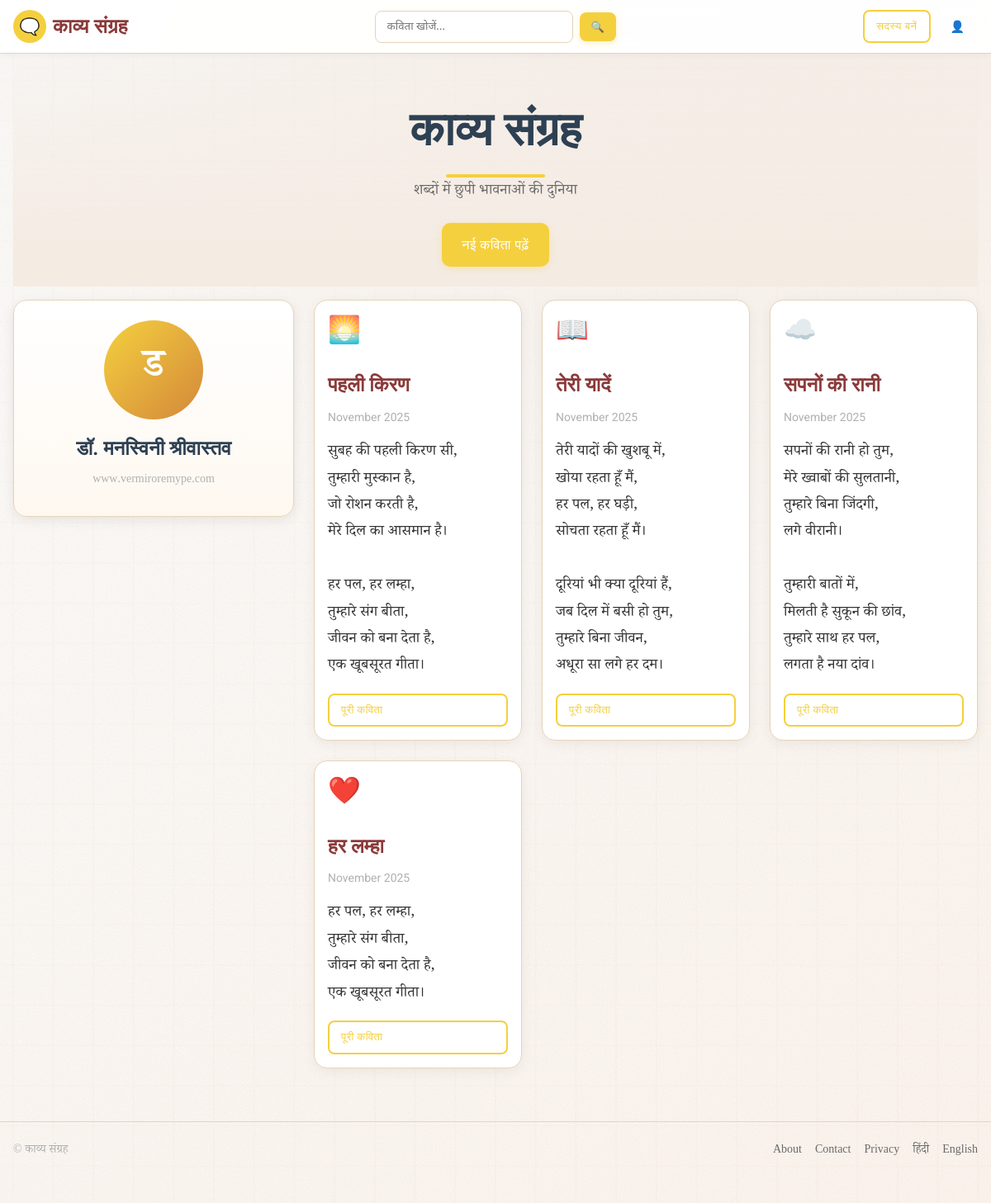
The page / on the database its author committed.
### app.py (models this page shows)
class Writer(db.Model):
    id = db.Column(db.Integer, primary_key=True)
    name = db.Column(db.String(120), nullable=False)
    bio = db.Column(db.Text, default='')
    email = db.Column(db.String(120), default='')
    social = db.Column(db.String(200), default='')
    avatar_url = db.Column(db.String(300), default='')

class Poem(db.Model):
    id = db.Column(db.Integer, primary_key=True)
    title = db.Column(db.String(200), nullable=False)
    body = db.Column(db.Text, nullable=False)
    date_added = db.Column(db.DateTime, default=datetime.utcnow, index=True)
    background_image = db.Column(db.String(300), default='')
    view_count = db.Column(db.Integer, default=0)

### app.py (the view)
@app.route('/')
def index():
    page = max(int(request.args.get('page', 1) or 1), 1)
    per_page = 12  # show more poems per page
    q = (request.args.get('q') or '').strip()
    base_query = Poem.query
    if q:
        like = f"%{q}%"
        base_query = base_query.filter((Poem.title.ilike(like)) | (Poem.body.ilike(like)))
    total = base_query.count()
    poems = (base_query
             .order_by(Poem.date_added.desc())
             .offset((page-1)*per_page)
             .limit(per_page)
             .all())
    writer = Writer.query.first()
    stat = SiteStat.query.get('home_hits')
    if not stat:
        stat = SiteStat(key='home_hits', count=0)
        db.session.add(stat)
    stat.count = (stat.count or 0) + 1
    db.session.commit()
    total_pages = (total + per_page - 1)//per_page
    return render_template('index.html', poems=poems, writer=writer, home_hits=stat.count,
                           page=page, per_page=per_page, total=total, total_pages=total_pages,
                           q=q)

### templates/index.html (shortened to what this page needs)
{% extends 'base.html' %}
{% block content %}
<section class="hero">
  <h1 class="hero-title">काव्य संग्रह</h1>
  <p class="tagline">शब्दों में छुपी भावनाओं की दुनिया{% if q %} · खोज: "{{ q }}" ({{ total }} परिणाम){% endif %}</p>
  <a href="#poems" class="btn primary lg">नई कविता पढ़ें</a>
</section>
<div class="layout">
  {% if writer %}
  <aside class="writer-card sticky fancy">
    <div class="writer-avatar">
      {% if writer.avatar_url %}
      <img src="{{ writer.avatar_url }}" alt="{{ writer.name }}">
      {% else %}
      {{ writer.name[0] if writer and writer.name }}
      {% endif %}
    </div>
    <div class="writer-info">
      <h3>{{ writer.name }}</h3>
      <p>www.vermiroremype.com</p>
    </div>
  </aside>
  {% endif %}
  <div>
    <div id="poems" class="poem-list cols-3">
      {% for poem in poems %}
      {% set icons = ['🌅', '📖', '☁️', '❤️', '💬'] %}
      <article class="poem-card">
        <div class="poem-icon">{{ icons[loop.index0 % 5] }}</div>
        <h2 class="poem-title"><a href="{{ url_for('poem_detail', poem_id=poem.id) }}">{{ poem.title }}</a></h2>
        <div class="meta">{{ poem.date_added.strftime('%B %Y') }}</div>
        <pre class="excerpt">{{ poem.body[:180] }}{% if poem.body|length > 180 %}…{% endif %}</pre>
        <a class="btn secondary sm" href="{{ url_for('poem_detail', poem_id=poem.id) }}">पूरी कविता</a>
      </article>
      {% else %}
      <p>अभी कोई कविता जोड़ी नहीं गई है।</p>
      {% endfor %}
    </div>
  </div>
</div>
{% endblock %}

### static/css/style.css (style rules this page uses)
* { box-sizing:border-box;margin:0;padding:0 }
:root { --bg:#FAF3E0; --bg2:#f4ebe3; --card:#ffffff; --text:#333333; --muted:#B0B0B0; --brand:#8B3A3A; --gold:#F4D03F; --heading:#2E4053; --brand-2:#FFF2C2; --border:#e5d4b8; --spacing-xs:4px; --spacing-sm:8px; --spacing-md:16px; --spacing-lg:24px; --spacing-xl:32px; --spacing-2xl:48px; }
body { margin:0; background:radial-gradient(1200px 800px at 80% -100px, var(--bg2), transparent), url('../images/site-bg.svg'), var(--bg); background-size:auto, cover, auto; background-repeat:no-repeat, no-repeat, no-repeat; background-attachment:scroll, fixed, scroll; background-position:center top, center top, center top; color:var(--text); font-family:'Noto Serif Devanagari',serif; font-size:18px; line-height:1.6; }
.hero { padding:var(--spacing-2xl) 0 var(--spacing-lg);text-align:center;background:linear-gradient(180deg, transparent, var(--bg2) 80%) }
.hero-title { font-size:56px;margin:0 0 var(--spacing-md);font-family:'Mukta Vaani',sans-serif;font-weight:700;color:var(--heading);display:inline-block;position:relative }
.hero-title:after { content:"";position:absolute;left:50%;transform:translateX(-50%);bottom:-12px;width:120px;height:4px;background:var(--gold);border-radius:999px }
.tagline { color:#6b6b6b;font-family:'Noto Serif Devanagari',serif;font-size:18px;margin-bottom:var(--spacing-lg);line-height:1.5 }
.writer-card { background:var(--card);border:1px solid var(--border);border-radius:16px;padding:var(--spacing-lg);display:flex;flex-direction:column;align-items:center;text-align:center;margin:var(--spacing-md) 0;box-shadow:0 4px 16px rgba(0,0,0,.08) }
.writer-card.fancy { background:linear-gradient(180deg, #fff 0%, #fef8f0 100%) }
.writer-avatar { width:120px;height:120px;border-radius:50%;background:linear-gradient(135deg, #F4D03F, #d4883a);color:#fff;display:flex;align-items:center;justify-content:center;font-weight:700;font-size:48px;margin-bottom:var(--spacing-md);overflow:hidden }
.writer-info h3 { font-family:'Mukta Vaani',sans-serif;font-size:24px;font-weight:700;color:var(--heading);margin:0 0 var(--spacing-xs) }
.writer-info p { font-family:'Noto Serif Devanagari',serif;font-size:14px;color:var(--muted);margin:var(--spacing-sm) 0;line-height:1.6 }
.layout { display:grid;grid-template-columns:340px 1fr;gap:var(--spacing-lg);align-items:start }
.writer-card.sticky { position:sticky;top:calc(64px + var(--spacing-md)) }
.poem-list { display:grid;grid-template-columns:1fr;gap:var(--spacing-lg);margin:var(--spacing-md) 0 var(--spacing-xl) }
.poem-list.cols-3 { grid-template-columns:repeat(3,1fr) }
.poem-card { background:var(--card);border:1px solid var(--border);border-radius:16px;padding:var(--spacing-md);box-shadow:0 4px 16px rgba(0,0,0,.06);transition:transform .2s ease, box-shadow .2s ease;display:flex;flex-direction:column }
.poem-icon { font-size:32px;margin-bottom:var(--spacing-md) }
.poem-card .poem-title { margin:0 0 var(--spacing-sm);font-family:'Mukta Vaani',sans-serif;font-size:24px;font-weight:700;color:var(--brand) }
.poem-card .poem-title a { color:inherit;text-decoration:none }
.poem-card .meta { color:var(--muted);font-size:14px;margin-bottom:var(--spacing-md);font-family:'Roboto',sans-serif }
.excerpt { white-space:pre-wrap;font-family:'Noto Serif Devanagari',serif;line-height:1.8;font-size:18px;color:var(--text);flex:1;margin-bottom:var(--spacing-md) }
.meta { color:var(--muted);font-size:14px;margin-bottom:8px }
.btn { font-family:'Mukta',sans-serif;font-weight:500;font-size:14px;text-transform:uppercase;letter-spacing:.5px;background:var(--gold);color:#fff;border:none;border-radius:8px;padding:10px 16px;cursor:pointer;text-decoration:none;display:inline-block;transition:all .2s ease;box-shadow:0 2px 8px rgba(244,208,63,.3) }
.btn.primary { background:var(--gold);color:#fff }
.btn.secondary { background:#fff;color:var(--gold);border:2px solid var(--gold);box-shadow:none }
.btn.lg { padding:14px 24px;font-size:16px;border-radius:10px }
.btn.sm { padding:8px 14px;font-size:13px }
@media (min-width: 1200px) { .poem-list.cols-3 { grid-template-columns:repeat(3,1fr) } }

### rows shown on the page
Writer: name "ड", name "डॉ. मनस्विनी श्रीवास्तव"
Poem: icons "🌅", title "पहली किरण", date_added "November 2025", body "सुबह की पहली किरण सी, तुम्हारी मुस्कान है, जो रोशन करती है, मेरे दिल का आसमान है। हर पल, हर लम्हा, तुम्हारे संग बीता, जीवन को बना देता है, एक खूबसूरत गीता।"
Poem: icons "📖", title "तेरी यादें", date_added "November 2025", body "तेरी यादों की खुशबू में, खोया रहता हूँ मैं, हर पल, हर घड़ी, सोचता रहता हूँ मैं। दूरियां भी क्या दूरियां हैं, जब दिल में बसी हो तुम, तुम्हारे बिना जीवन, अधूरा सा लगे हर दम।"
Poem: icons "☁️", title "सपनों की रानी", date_added "November 2025", body "सपनों की रानी हो तुम, मेरे ख्वाबों की सुलतानी, तुम्हारे बिना जिंदगी, लगे वीरानी। तुम्हारी बातों में, मिलती है सुकून की छांव, तुम्हारे साथ हर पल, लगता है नया दांव।"
Poem: icons "❤️", title "हर लम्हा", date_added "November 2025", body "हर पल, हर लम्हा, तुम्हारे संग बीता, जीवन को बना देता है, एक खूबसूरत गीता।"
